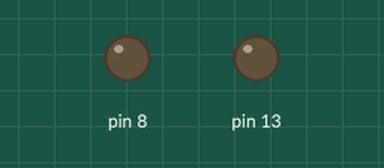
Recording of a sketch running on a simulated Arduino Uno, built with avr-gcc and run on an emulated ATmega328P. Shown: output pins drawn as LEDs (lit = HIGH).

Above: at 0.25 s.
At 2.25 s:
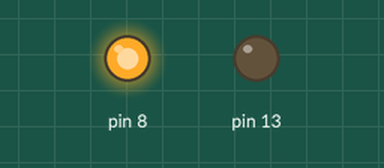
Timing chart, 0 to 6.3 s (numbered marks = the images above):
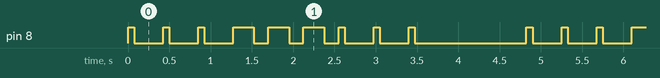

Measured:
- by itself, pin 8: repeats every 4.8 s: 2 × (LOW 0.35 s, HIGH 0.08 s), LOW 0.35 s, 3 × (HIGH 0.25 s, LOW 0.18 s), 2 × (HIGH 0.08 s, LOW 0.35 s), HIGH 0.08 s, LOW 1.4 s, HIGH 0.08 s
- by itself, everything shown: repeats every 4.8 s, in 18 steps

The sketch:

led_morse_code_api.ino
```cpp
int   redLED = 8;
float pi    = 3.14;

void setup() {
  // put your setup code here, to run once:
  pinMode(13, OUTPUT);
  pinMode(8, OUTPUT);

};

/**
 * uint8_t pin   == pin number
 * uint8_t count == how many times to blink
 */
void blinkQuickly(uint8_t pin, uint8_t count) {
  for (int i = 0; i < count; i++) {
    digitalWrite(pin, HIGH);
    delay(75);
    digitalWrite(pin, LOW);
    delay(350);
  }
}

/**
 * uint8_t pin   == pin number
 * uint8_t count == how many times to blink
 */
void blinkSlowly(uint8_t pin, uint8_t count) {
  for (int i = 0; i < count; i++) {
    digitalWrite(pin, HIGH);
    delay(250);
    digitalWrite(pin, LOW);
    delay(175);
  }
}

void loop() {
  blinkQuickly(redLED, 3);
  blinkSlowly(redLED, 3);
  blinkQuickly(redLED, 3);
  delay(1000);
}
```
